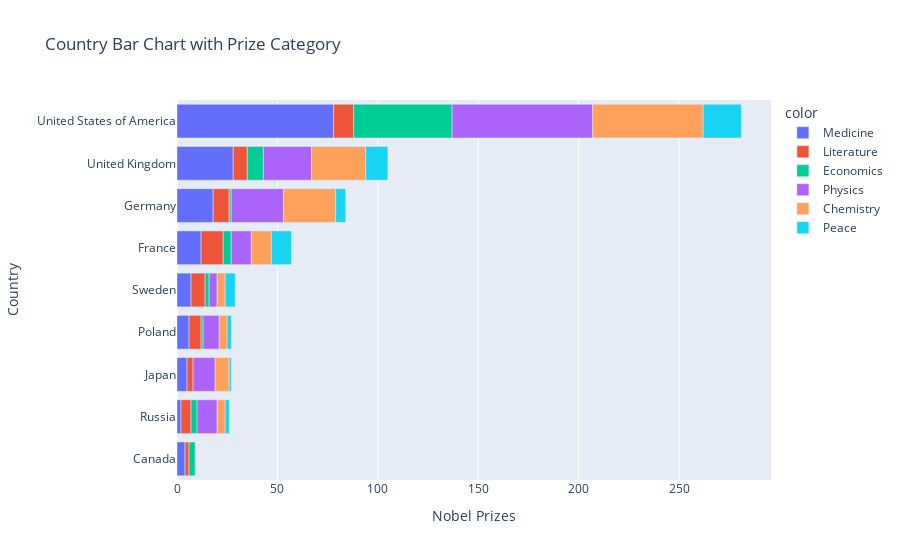

Notebook source saved alongside this figure:
### Code cell
fig = px.bar( y=prizes_category[-50:].birth_country_current, 
             x=prizes_category[-50:]['cat_prize'],
             orientation='h' ,
             color=prizes_category[-50:]["category"], 
             title="Country Bar Chart with Prize Category",
             )
fig.update_layout(xaxis_title = "Nobel Prizes", yaxis_title='Country')
fig.show()

### Figure 1 — Plotly figure (JSON) as saved in the notebook; plotly's stock layout.template omitted (floating-point values rounded to 4 significant figures)
{"data": [{"alignmentgroup": "True", "hovertemplate": "color=Medicine<br>x=%{x}<br>y=%{y}<extra></extra>", "legendgroup": "Medicine", "marker": {"color": "#636efa", "pattern": {"shape": ""}}, "name": "Medicine", "offsetgroup": "Medicine", "orientation": "h", "showlegend": true, "textposition": "auto", "type": "bar", "x": [4, 2, 5, 6, 7, 12, 18, 28, 78], "xaxis": "x", "y": ["Canada", "Russia", "Japan", "Poland", "Sweden", "France", "Germany", "United Kingdom", "United States of America"], "yaxis": "y"}, {"alignmentgroup": "True", "hovertemplate": "color=Literature<br>x=%{x}<br>y=%{y}<extra></extra>", "legendgroup": "Literature", "marker": {"color": "#EF553B", "pattern": {"shape": ""}}, "name": "Literature", "offsetgroup": "Literature", "orientation": "h", "showlegend": true, "textposition": "auto", "type": "bar", "x": [2, 5, 3, 6, 7, 11, 8, 7, 10], "xaxis": "x", "y": ["Canada", "Russia", "Japan", "Poland", "Sweden", "France", "Germany", "United Kingdom", "United States of America"], "yaxis": "y"}, {"alignmentgroup": "True", "hovertemplate": "color=Economics<br>x=%{x}<br>y=%{y}<extra></extra>", "legendgroup": "Economics", "marker": {"color": "#00cc96", "pattern": {"shape": ""}}, "name": "Economics", "offsetgroup": "Economics", "orientation": "h", "showlegend": true, "textposition": "auto", "type": "bar", "x": [3, 3, 1, 2, 4, 1, 8, 49], "xaxis": "x", "y": ["Canada", "Russia", "Poland", "Sweden", "France", "Germany", "United Kingdom", "United States of America"], "yaxis": "y"}, {"alignmentgroup": "True", "hovertemplate": "color=Physics<br>x=%{x}<br>y=%{y}<extra></extra>", "legendgroup": "Physics", "marker": {"color": "#ab63fa", "pattern": {"shape": ""}}, "name": "Physics", "offsetgroup": "Physics", "orientation": "h", "showlegend": true, "textposition": "auto", "type": "bar", "x": [10, 8, 11, 4, 10, 26, 24, 70], "xaxis": "x", "y": ["Russia", "Poland", "Japan", "Sweden", "France", "Germany", "United Kingdom", "United States of America"], "yaxis": "y"}, {"alignmentgroup": "True", "hovertemplate": "color=Chemistry<br>x=%{x}<br>y=%{y}<extra></extra>", "legendgroup": "Chemistry", "marker": {"color": "#FFA15A", "pattern": {"shape": ""}}, "name": "Chemistry", "offsetgroup": "Chemistry", "orientation": "h", "showlegend": true, "textposition": "auto", "type": "bar", "x": [4, 7, 4, 4, 10, 26, 27, 55], "xaxis": "x", "y": ["Russia", "Japan", "Poland", "Sweden", "France", "Germany", "United Kingdom", "United States of America"], "yaxis": "y"}, {"alignmentgroup": "True", "hovertemplate": "color=Peace<br>x=%{x}<br>y=%{y}<extra></extra>", "legendgroup": "Peace", "marker": {"color": "#19d3f3", "pattern": {"shape": ""}}, "name": "Peace", "offsetgroup": "Peace", "orientation": "h", "showlegend": true, "textposition": "auto", "type": "bar", "x": [2, 2, 1, 5, 10, 5, 11, 19], "xaxis": "x", "y": ["Russia", "Poland", "Japan", "Sweden", "France", "Germany", "United Kingdom", "United States of America"], "yaxis": "y"}], "layout": {"barmode": "relative", "legend": {"title": {"text": "color"}, "tracegroupgap": 0}, "title": {"text": "Country Bar Chart with Prize Category"}, "xaxis": {"anchor": "y", "domain": [0, 1], "title": {"text": "Nobel Prizes"}}, "yaxis": {"anchor": "x", "domain": [0, 1], "title": {"text": "Country"}}}}
